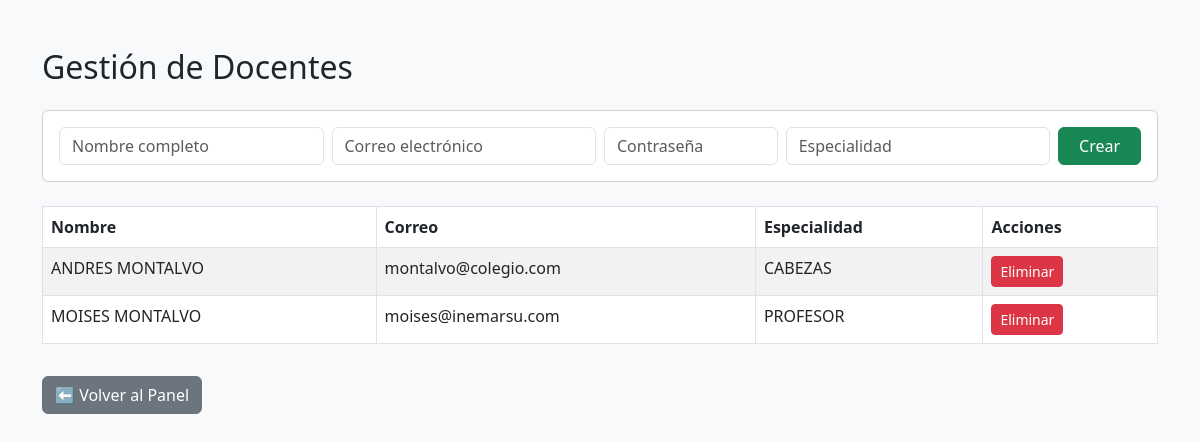
Screenshot of /public/gestion_docentes.php (signed in) with the database file from the repository.
### tables this page shows
CREATE TABLE `docentes` (
  `id` int(11) NOT NULL,
  `usuario_id` int(11) NOT NULL,
  `especialidad` varchar(100) DEFAULT NULL
);

CREATE TABLE `usuarios` (
  `id` int(11) NOT NULL,
  `nombre` varchar(100) NOT NULL,
  `correo` varchar(100) NOT NULL,
  `contraseña` varchar(255) NOT NULL,
  `rol` enum('administrador','docente') NOT NULL,
  `creado_en` timestamp NOT NULL DEFAULT current_timestamp()
);

### public/gestion_docentes.php (the view, shortened to what this page needs)
<?php
require_once '../config/database.php';
$stmt = $pdo->query("
    SELECT u.id, u.nombre, u.correo, d.especialidad
    FROM usuarios u
    JOIN docentes d ON u.id = d.usuario_id
    ORDER BY u.nombre
");
$docentes = $stmt->fetchAll();
?>
<!DOCTYPE html>
<html lang="es">
<head>
    <link href="https://cdn.jsdelivr.net/npm/bootstrap@5.3.0/dist/css/bootstrap.min.css" rel="stylesheet">
</head>
<body class="bg-light">
<div class="container mt-5">
    <h2 class="mb-4">Gestión de Docentes</h2>
    <form method="POST" class="card card-body mb-4">
        <div class="row g-2">
            <div class="col-md-3">
                <input type="text" name="nombre" class="form-control" placeholder="Nombre completo" required>
            </div>
            <div class="col-md-3">
                <input type="email" name="correo" class="form-control" placeholder="Correo electrónico" required>
            </div>
            <div class="col-md-2">
                <input type="password" name="contraseña" class="form-control" placeholder="Contraseña" required>
            </div>
            <div class="col-md-3">
                <input type="text" name="especialidad" class="form-control" placeholder="Especialidad" required>
            </div>
            <div class="col-md-1">
                <button type="submit" name="crear" class="btn btn-success w-100">Crear</button>
            </div>
        </div>
    </form>
    <table class="table table-bordered table-striped">
        <thead>
            <tr>
                <th>Nombre</th>
                <th>Correo</th>
                <th>Especialidad</th>
                <th>Acciones</th>
            </tr>
        </thead>
        <tbody>
            <?php foreach ($docentes as $docente): ?>
                <tr>
                    <td><?= htmlspecialchars($docente['nombre']) ?></td>
                    <td><?= htmlspecialchars($docente['correo']) ?></td>
                    <td><?= htmlspecialchars($docente['especialidad']) ?></td>
                    <td>
                        <a href="?eliminar=<?= $docente['id'] ?>" class="btn btn-danger btn-sm"
                           onclick="return confirm('¿Eliminar este docente?')">Eliminar</a>
                    </td>
                </tr>
            <?php endforeach; ?>
        </tbody>
    </table>
    <a href="admin_panel.php" class="btn btn-secondary mt-3">⬅️ Volver al Panel</a>
</div>
</body>
</html>

### rows the page displays
docentes: usuario.nombre "ANDRES MONTALVO", usuario.correo "montalvo@colegio.com", especialidad "CABEZAS"
docentes: usuario.nombre "MOISES MONTALVO", usuario.correo "moises@inemarsu.com", especialidad "PROFESOR"
